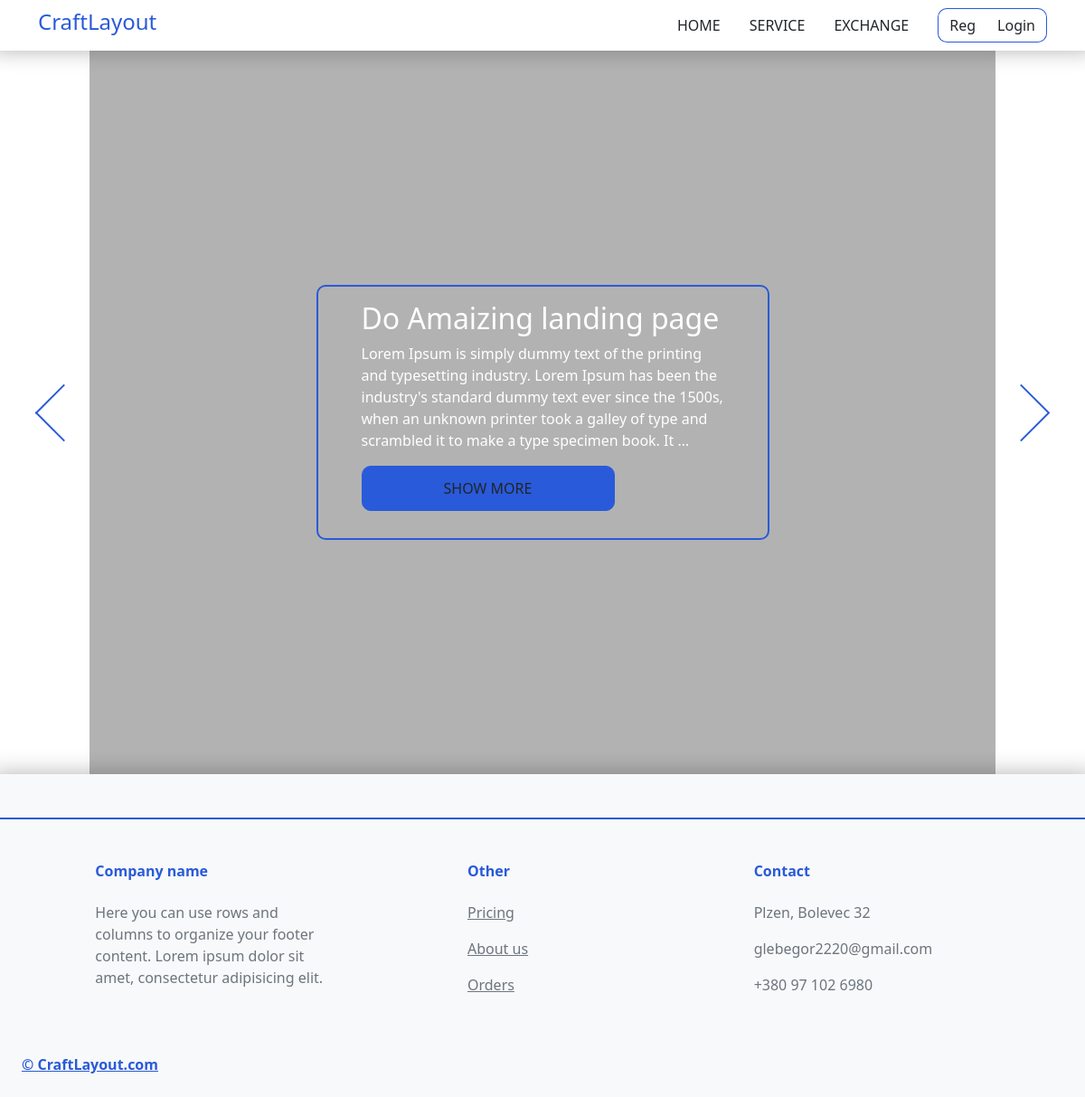
The page /service/ on the database as committed earlier.
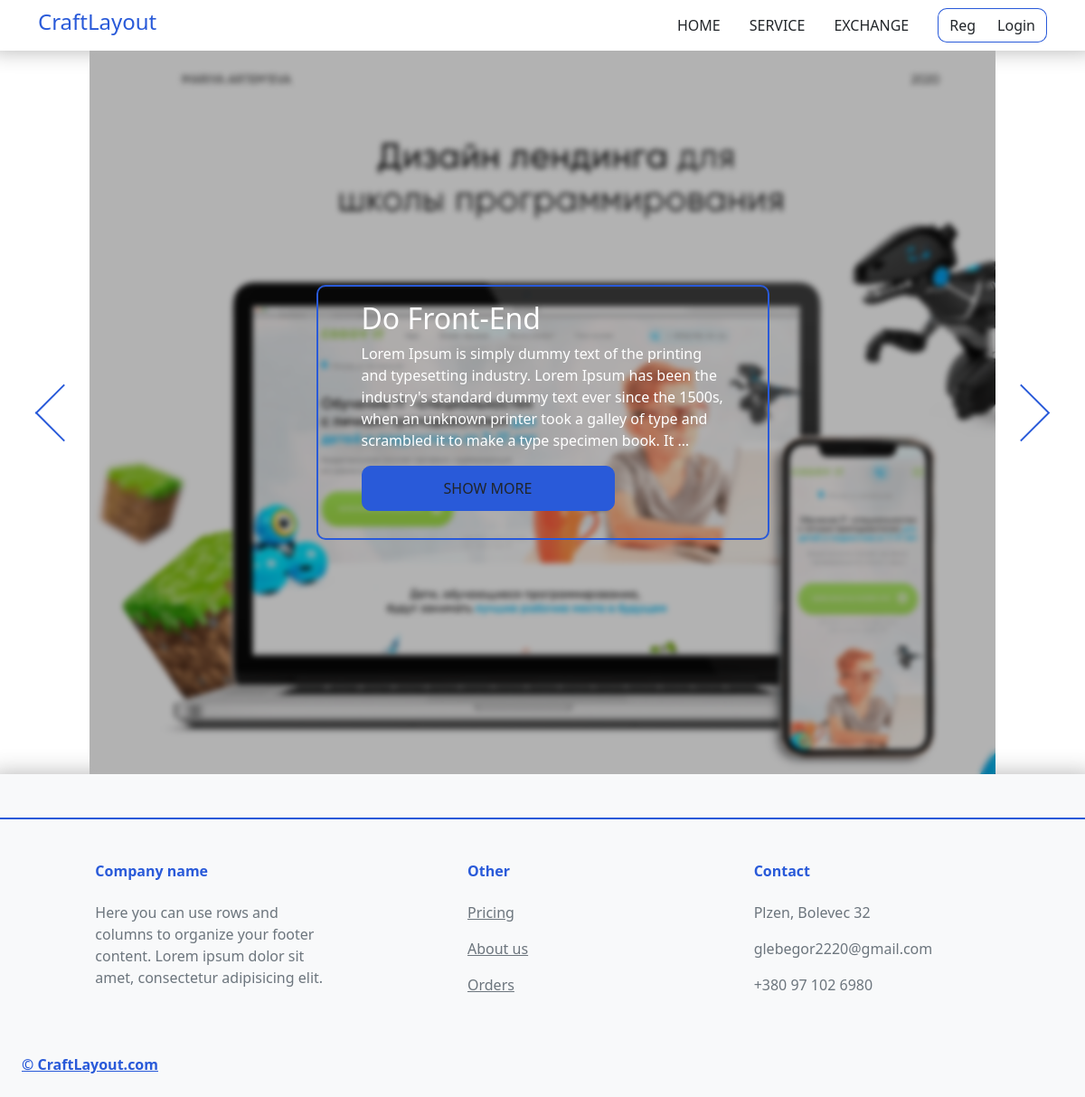
The same page on the database as committed later.
### services/models.py (models this page shows, shortened)
class OrderModel(models.Model):
    Title = models.CharField(max_length=255)
    BgImg = models.FileField(default='No_image.png', upload_to='orderimg')
    Text = models.TextField(max_length=2000)
    id = models.AutoField(primary_key=True)

### services/views.py (the view)
# urls.py: path('service/', views.servicePage, name='service'),
def servicePage(request):
    Order = OrderModel.objects.all()
    data ={
        'Order': Order
    }
    return render(request, 'services/service.html', data)

### services/templates/services/service.html (shortened to what this page needs)
{% extends 'services/main-layout.html' %}
{% block content%}
<div class="d-flex">
    <button id="PrevBtn" class="ps-5 TriangleBtn"><div class='TriangleBtnInto TrianglePrevBtn'></div></button>
    <div class="sliderInner">
        <div class="SliderTape">
            {% for elem in Order%}
                <div style="background: url({{ elem.BgImg.url}}) no-repeat;background-size: 100% 100%;background-blend-mode: multiply;
                background-color: rgba(0, 0, 0, 0.3);" class="SliderItem">
                    <div style="backdrop-filter: blur(3px);" class="w-100 h-100">
                        <div class="d-flex justify-content-center align-items-center h-100">
                            <div class='w-50 px-5 pt-3' style='border-radius: 10px;border: 2px solid #295AD9;'>
                                <div class='text-white h2'>{{ elem.Title}}</div>
                                <div class='text-white'>{{ elem.Text|truncatechars:250}}</div>
                                <a href={{ elem.id }}><button class="btn mt-3 flare-button">Show More</button></a>
                            </div>
                        </div>
                    </div>
                </div>
            {% endfor%}
        </div>
    </div>
    <button id="NextBtn" class="pe-5 TriangleBtn"><div class='TriangleBtnInto TriangleNextBtn'></div></button>
</div>
{% endblock%}

Rows that differ between the two databases and show on the page:
removed OrderModel: Title "Do Amaizing landing page", Text "Lorem Ipsum is simply dummy text of the printing and typesetting industry. Lorem Ipsum has been the industry's standard dummy text ever since the 1500s, when an unknown printer took a galley of type and scrambled it to make a type specimen book. It …"
added OrderModel: BgImg (picture), Title "Do Front-End", Text "Lorem Ipsum is simply dummy text of the printing and typesetting industry. Lorem Ipsum has been the industry's standard dummy text ever since the 1500s, when an unknown printer took a galley of type and scrambled it to make a type specimen book. It …"
